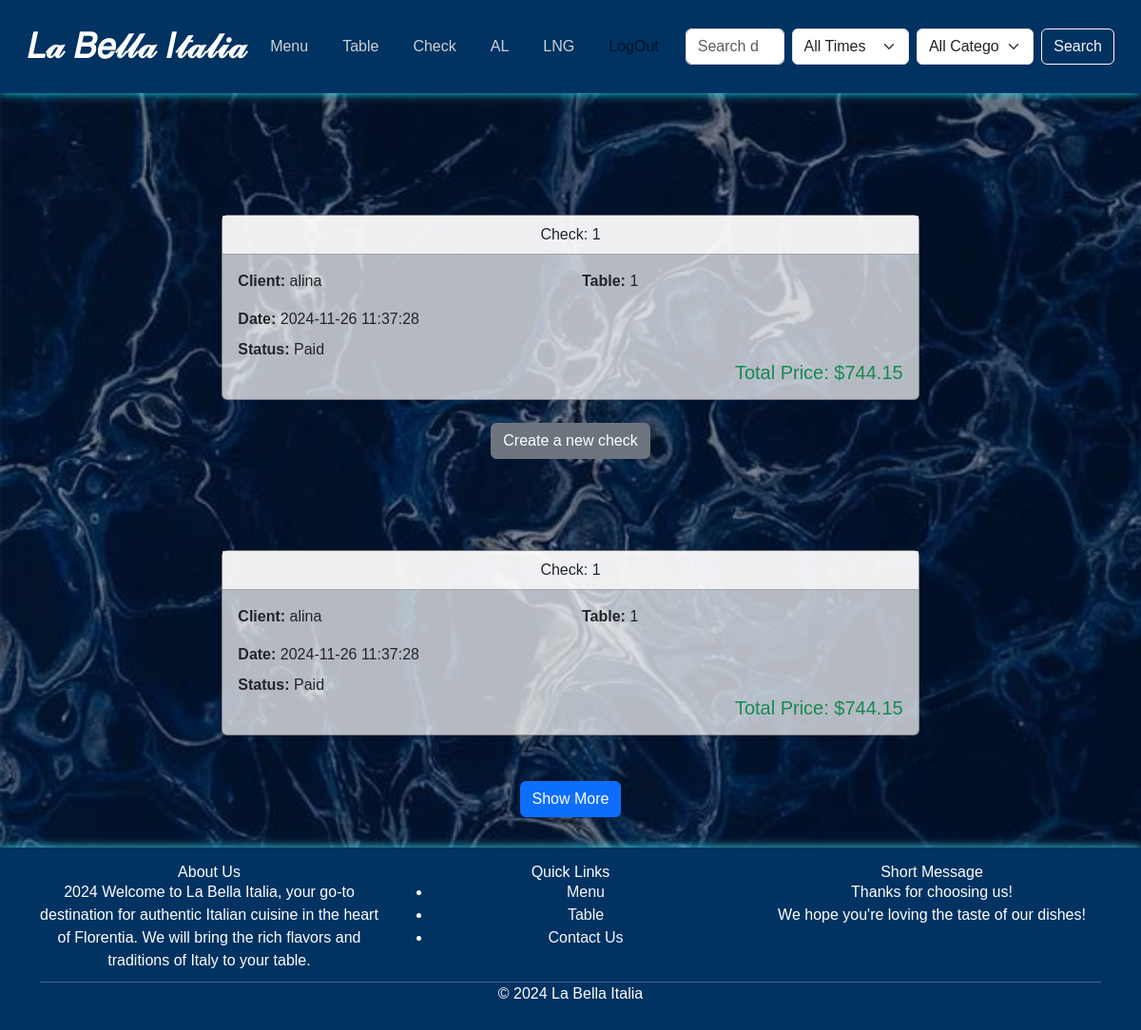
The app's page /checks/history (signed in), older data.
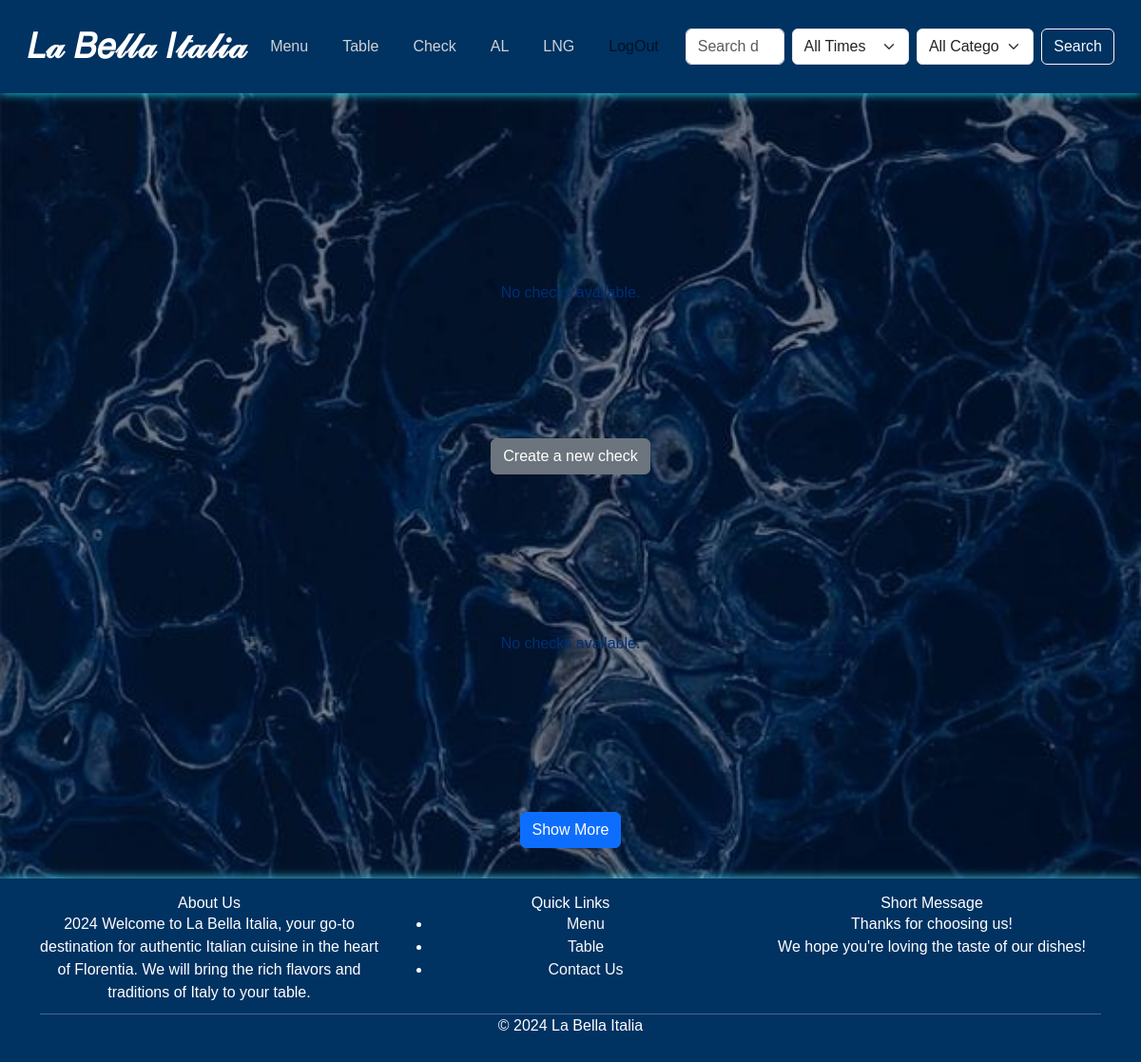
The same page, newer data.
### project/models.py (models this page shows, shortened)
class Check(models.Model):
    STATUS = [
        ("Paid", "Paid"),
        ("Want to pay", "Want to pay"),
        ("Current", "Current")
    ]
    id_client = models.ForeignKey(User, on_delete=models.CASCADE)
    id_table = models.ForeignKey('Table', on_delete=models.CASCADE)
    date = models.DateTimeField(auto_now_add=True, editable=True)
    status = models.CharField(max_length=20, choices=STATUS, default="Current")
    def calculate_price(self):
        if not self.id_client or not self.id_table:
            return 0.00
        total = 0
        btw = 21
        all_orders = self.orders.all()
        print(f'All orders related to check ID {self.id}: {[order.id for order in all_orders]}')
        print(f'Calculating price for check ID: {self.id}.')
        for order in all_orders:
            print(f'Processing Order ID: {order.id}, Number: {order.number}')
            for dish in order.id_dishes.all():
                print(f'Found Dish: {dish.name} in Order ID: {order.id}')
                latest_price = DishPrice.objects.filter(dish=dish, date__lte=self.date).order_by('-date').first()
                if latest_price:
                    dish_total = latest_price.price * order.number
                    total += dish_total
                    print(f'Dish: {dish.name}, Price: {latest_price.price:.2f}, Quantity: {order.number}, Total: {dish_total:.2f}')
                else:
                    print(f'No price found for Dish: {dish.name}')
        latest_table_price = TablePrice.objects.filter(table=self.id_table, date__lte=self.date).order_by('-date').first()
        if latest_table_price:
            total += latest_table_price.price
        discount = CartOfPrivileges.objects.filter(id_client=self.id_client).first()
        if discount:
            discount_percentage = int(discount.discount)
            total *= Decimal(1 - (discount_percentage / 100))
        if btw:
            print("btw")
            total = total * Decimal(1 + btw / 100)
        return total

class Table(models.Model):
    ZONE = [
        ("Indoors", "indoors"),
        ("Outdoors", "outdoors")
    ]
    SORT = [
        ("VIP", "vip"),
        ("General", "general"),
        ("Appointment", "appointment")
    ]
    name = models.CharField(max_length=255)
    number_of_people = models.IntegerField()
    zone = models.CharField(max_length=10, choices=ZONE)
    sort = models.CharField(max_length=20, choices=SORT)
    image = models.ImageField(upload_to="table_img/", blank=True, null=True)

class Order(models.Model):
    id_client = models.ForeignKey(User, on_delete=models.CASCADE)
    id_dishes = models.ManyToManyField(Dish, blank=True)
    id_check = models.ForeignKey(Check, on_delete=models.CASCADE, blank=True, null=True, related_name="orders")
    number = models.IntegerField()
    date = models.DateTimeField(auto_now_add=True)

class Dish(models.Model):
    SORTDT = [
        ("Breakfast", "breakfast"),
        ("Lunch", "lunch"),
        ("Dinner", "dinner")
    ]
    SORT = [
        ("Appetizers", "appetizers"),
        ("Main Courses", "main"),
        ("Side Dishes", "side"),
        ("Desserts", "desserts"),
        ("Beverages", "beverages"),
        ("Soups", "soups"),
        ("Salads", "salads")
    ]
    name = models.CharField(max_length=255)
    ingredients = models.TextField()
    gram = models.CharField(max_length=255)
    sort_daytime = models.CharField(max_length=15, choices=SORTDT, blank=True, null=True)
    sort = models.CharField(max_length=50, choices=SORT)
    allergies = models.ManyToManyField(Allergies)
    image = models.ImageField(upload_to='dish_img/', blank=True, null=True)

class DishPrice(models.Model):
    dish = models.ForeignKey(Dish, on_delete=models.CASCADE)
    price = models.DecimalField(max_digits=10, decimal_places=2)
    date = models.DateTimeField(auto_now_add=False)

class TablePrice(models.Model):
    table = models.ForeignKey(Table, on_delete=models.CASCADE)
    price = models.DecimalField(max_digits=10, decimal_places=2)
    date = models.DateTimeField(auto_now_add=False)
    text = models.TextField(blank=True)

### project/views.py (the view)
# urls.py: path('checks/history', CheckHistoryListView.as_view(), name='check-history'),
class CheckHistoryListView(ListView):
    model = Check
    template_name = "check/check_list.html"
    context_object_name = "checks"
    def get_queryset(self):
        return self.request.user.check_set.filter(
            Q(status='Paid')
        )

### templates/check/check_list.html (shortened to what this page needs)
{% extends 'base.html' %}
{% load custom_filters %}
{% load static %}
{% block content %}
    <div class="container mt-5">
        {% if user.is_authenticated %}
        <div class='row text-left poll-container'>
            {% include "check/list.html" %}
        </div>
            <div class="container">
                <div class="d-flex justify-content-center">
                    <a href="{% url 'check-create' %}" class="btn btn-secondary">Create a new check</a>
                </div>
            </div>
            {% if user.is_staff %}
                <br>
                <br>
                <div class= 'row text-left poll-container' >
                    {% include  "check/list.html"%}
                </div>
                <div class="row">
                <div class="text-center mt-4">
                    <button id="show-more" class="btn btn-primary" onclick="showMore()">Show More</button>
                </div>
                {% endif %}
        {% endif %}
    </div>
{% endblock %}

### templates/check/list.html
{% load static %}
{% load custom_filters %}
<div class="container mt-5">
    {% for check in checks %}
    <div class="row justify-content-center">
        <div class="col-md-8">
            <a href="{% url 'check-detail' check.id %}" style="text-decoration: none;">
                <div class="card shadow-sm mb-4">
                    <div class="card-header bg-white text-center">
                        <p>Check: {{ check.id }}</p>
                    </div>
                    <div class="card-body">
                        <div class="row mb-3">
                            <div class="col-md-6">
                                <p><strong>Client:</strong> {{ check.id_client.username }}</p>
                            </div>
                            <div class="col-md-6">
                                <p><strong>Table:</strong> {{ check.id_table.name }}</p>
                            </div>
                        </div>
                        <div class="row mt-3">
                            <div class="col-md-12">
                                <p><strong>Date:</strong> {{ check.date|date:"Y-m-d H:i:s" }}</p>
                            </div>
                        </div>
                        <div class="row mt-2">
                            <div class="col-md-12">
                                <p><strong>Status:</strong> {{ check.get_status_display }}</p>
                            </div>
                        </div>
                        <h5 class="text-end text-success">Total Price: ${{ check.calculate_price|floatformat:2 }}</h5>
                    </div>
                </div>
            </a>
        </div>
    </div>
    {% empty %}
        <br>
        <br>
        <br>
        <h1 class="text-center" style="#000000">No checks available.</h1>
        <br>
        <br>
        <br>
        <br>
        <br>
        <br>
    {% endfor %}
</div>

Row changes from the older to the newer data that the page shows:
no longer on this page (row edited): Check: id "1", id_client.username "alina", id_table.name "1", date "2024-11-26 11:37:28", status "Paid", calculate_price "744.15"
Text that changed along with them:
text now shown: "No checks available. No checks available."
